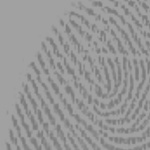
#> input picture data/sub1/norm_cropped_14.jpg, 150 x 150 px; its folder holds only this picture in this run
$ python core_points.py
#> lines starting #> are read from the running program, lines starting #| are printed output that depends on the picture; after the words box and inside, x2 and y2 are one past the last pixel; in counts of white or black regions, pixels touching at a corner belong together
import cv2 as cv
import numpy as np
import matplotlib.pyplot as plt
import matplotlib.patches as mpatches
import os

class FingerPrint:
    def __init__(self, path_image) -> None:
#> called with path_image = 'data/sub1/norm_cropped_14.jpg'
        self.image = cv.imread(path_image, cv.IMREAD_GRAYSCALE)
#> self.image is the input picture: shape (150, 150); min 121, max 166, mean 150.9
        self.window_size = 20
        self.norm_image = None
        self.grad_x = None
        self.grad_y = None
        self.core_points = None
        self.core_point = None
        self.visual_core_points = None
        self.orientation_map = None
        self.cropped_image = None

    def process(self):
        self.norm_image = self.normalization(self.image)
        self.grad_x = self.gradient_x(self.norm_image)
        self.grad_y = self.gradient_y(self.norm_image)
        self.orientation_map, self.core_points, self.visual_core_points = self.orientation_estimation_field(self.norm_image, self.grad_x, self.grad_y, self.window_size)
        self.core_point = self.optimal_core_point(self.core_points)
        self.cropped_image = self.crop_image(self.norm_image, self.core_point)

    def get_cropped_image_with_optimal_core_point(self):
        return self.cropped_image

    def normalization(self, image):
        rows, cols = image.shape[0], image.shape[1]
#> rows = 150; cols = 150

        desired_mean = 150
        desired_variance = 150
        image_mean = np.mean(image)
#> image_mean = 150.9
        image_variance = np.var(image)
#> image_variance = 140.2
        normalized_image = np.zeros_like(image)

        for i in range(rows):
            for j in range(cols):
                if image[i, j] > image_mean:
                    normalized_image[i, j] = desired_mean + np.sqrt((desired_variance * np.square(image[i, j] - image_mean)) / image_variance)
                else:
                    normalized_image[i, j] = desired_mean - np.sqrt((desired_variance * np.square(image[i, j] - image_mean)) / image_variance)

        return normalized_image

    def gradient_x(self, norm_image):
        return cv.Sobel(norm_image, cv.CV_64F, 1, 0, ksize=3)
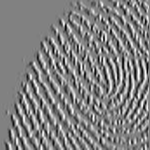
#> returned value: shape (150, 150) float64; min -156, max 151, mean -0.7; drawn with min black and max white

    def gradient_y(self, norm_image):
        return cv.Sobel(norm_image, cv.CV_64F, 0, 1, ksize=3)
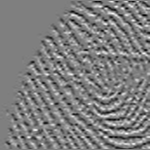
#> returned value: shape (150, 150) float64; min -145, max 146, mean -0.6; drawn with min black and max white

    def local_orientation_estimation(self, grad_x, grad_y, i, j, window_size):
        V_x = 0
        V_y = 0
        for u in range(window_size):
            for v in range(window_size):
                V_x += 2 * grad_x[i + u, j + v] * grad_y[i + u, j + v]
                V_y += (grad_x[i + u, j + v] ** 2) * (grad_y[i + u, j + v] ** 2)

        return V_x, V_y


    def curvature_technique(self, block_orientation, window_size):
        diff_x = 0
        diff_y = 0
        for i in range(window_size):
            diff_x += np.cos(2 * block_orientation[window_size - 1, i]) - np.cos(2 * block_orientation[0, i])
            diff_y += np.sin(2 * block_orientation[i, window_size - 1]) - np.sin(2 * block_orientation[i, 0])

        return diff_x, diff_y

    def orientation_estimation_field(self, norm_image, grad_x, grad_y, window_size):
#> called with window_size = 20
        rows, cols = norm_image.shape[0], norm_image.shape[1]
#> rows = 150; cols = 150
        orientation_map = np.zeros((rows, cols))

        core_points = []
        # orientation_blocks = []
        visual_core_points = np.zeros((rows - window_size, cols - window_size))

        for i in range(0, rows - window_size * 2 , window_size):
            for j in range(0, cols - window_size * 2 , window_size):
                block_orientation = np.zeros((window_size, window_size))

                for k in range(window_size):
                    for m in range(window_size):
                        V_x, V_y = self.local_orientation_estimation(grad_x, grad_y, i + k, j + m, window_size)

                        if V_x == 0:
                            block_orientation[k, m] = 0
                        else:
                            block_orientation[k, m] = 0.5 * np.arctan(V_y / V_x)

                # orientation_blocks.append(block_orientation)
                orientation_map[i:i+window_size, j:j+window_size] = block_orientation

                diff_x, diff_y = self.curvature_technique(block_orientation, window_size)

                if diff_x < 0 and diff_y < 0:
                    visual_core_points[i, j] = 255
                    core_points.append((i + window_size // 2, j + window_size // 2))
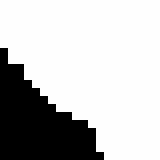
#> block_orientation: shape (20, 20) float64 (shown 8 times larger); min -0.785, max 0.785, mean 0.397; drawn with min black and max white
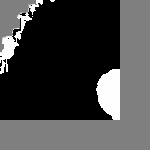
#> orientation_map: shape (150, 150) float64; min -0.785, max 0.785, mean -0.366; drawn with min black and max white
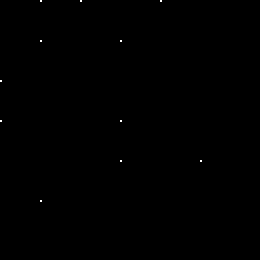
#> visual_core_points: shape (130, 130) float64 (shown 2 times larger); 0.07% white in thin lines or dots, all inside (x1, y1, x2, y2) = (0, 0, 101, 101)

        return orientation_map, core_points, visual_core_points

    def euclidian_dist(self, point_1, point_2):
        x_1, y_1 = point_1
        x_2, y_2 = point_2

        return ((x_2 - x_1) ** 2 + (y_2 - y_1) ** 2) * 0.5

    def optimal_core_point(self, core_points):
        total_distances = {}
        for core_point_1 in core_points:
            distance = 0
            for core_point_2 in core_points:
                distance += self.euclidian_dist(core_point_1, core_point_2)
            total_distances[core_point_1] = distance
#> this loop made 11 passes
#> core_point_1 on passes 1 to 11: (10, 30), (10, 50), (10, 90), (30, 30), (30, 70), (50, 10), (70, 10), (70, 70), (90, 70), (90, 110), (110, 30)

        return min(total_distances, key=total_distances.get)

    def crop_image(self, norm_image, core_point):
#> called with core_point = (70, 70)
        img_height, img_width = norm_image.shape
        crop_size = 100

        # Calculate the coordinates for cropping
        left = max(0, core_point[0] - crop_size // 2)
        upper = max(0, core_point[1] - crop_size // 2)
        right = min(img_width, left + crop_size)
        lower = min(img_height, upper + crop_size)

        # Ensure the cropped region is centered around the core point
        if right - left < crop_size:
            # Adjust right boundary
            right = min(img_width, core_point[0] + crop_size // 2)

            # Adjust left boundary to maintain crop_size
            left = max(0, right - crop_size)

        if lower - upper < crop_size:
            # Adjust lower boundary
            lower = min(img_height, core_point[1] + crop_size // 2)

            # Adjust upper boundary to maintain crop_size
            upper = max(0, lower - crop_size)

        # Perform cropping
        cropped_img = norm_image[upper:lower, left:right]
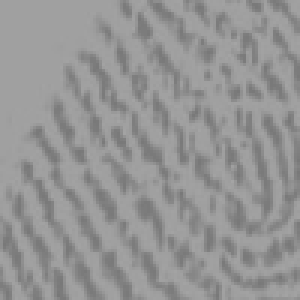
#> cropped_img: shape (100, 100) (shown 3 times larger); min 120, max 164, mean 148.7
        return cropped_img

    # [83 lines left out: functions show_original_image, show_grad_x, show_grad_y, show_normalized_image, show_potential_core_points, show_optimal_core_point and 2 more, not called in this run]


def process_images(input_folder, output_folder):
    if not os.path.exists(output_folder):
        os.makedirs(output_folder)

    for root, dirs, files in os.walk(input_folder):
        for subfolder in dirs:
            subfolder_path = os.path.join(root, subfolder)
            output_subfolder = os.path.join(output_folder, subfolder)

            if not os.path.exists(output_subfolder):
                os.makedirs(output_subfolder)

            for file in os.listdir(subfolder_path):
                image_path = os.path.join(subfolder_path, file)
                fingerprint = FingerPrint(image_path)
                fingerprint.process()
                cropped_image = fingerprint.get_cropped_image_with_optimal_core_point()
                output_image = os.path.join(output_subfolder, f'norm_cropped_{file}')
                cv.imwrite(output_image, cropped_image)


if __name__ == '__main__':
    process_images('data', 'processed_data')
